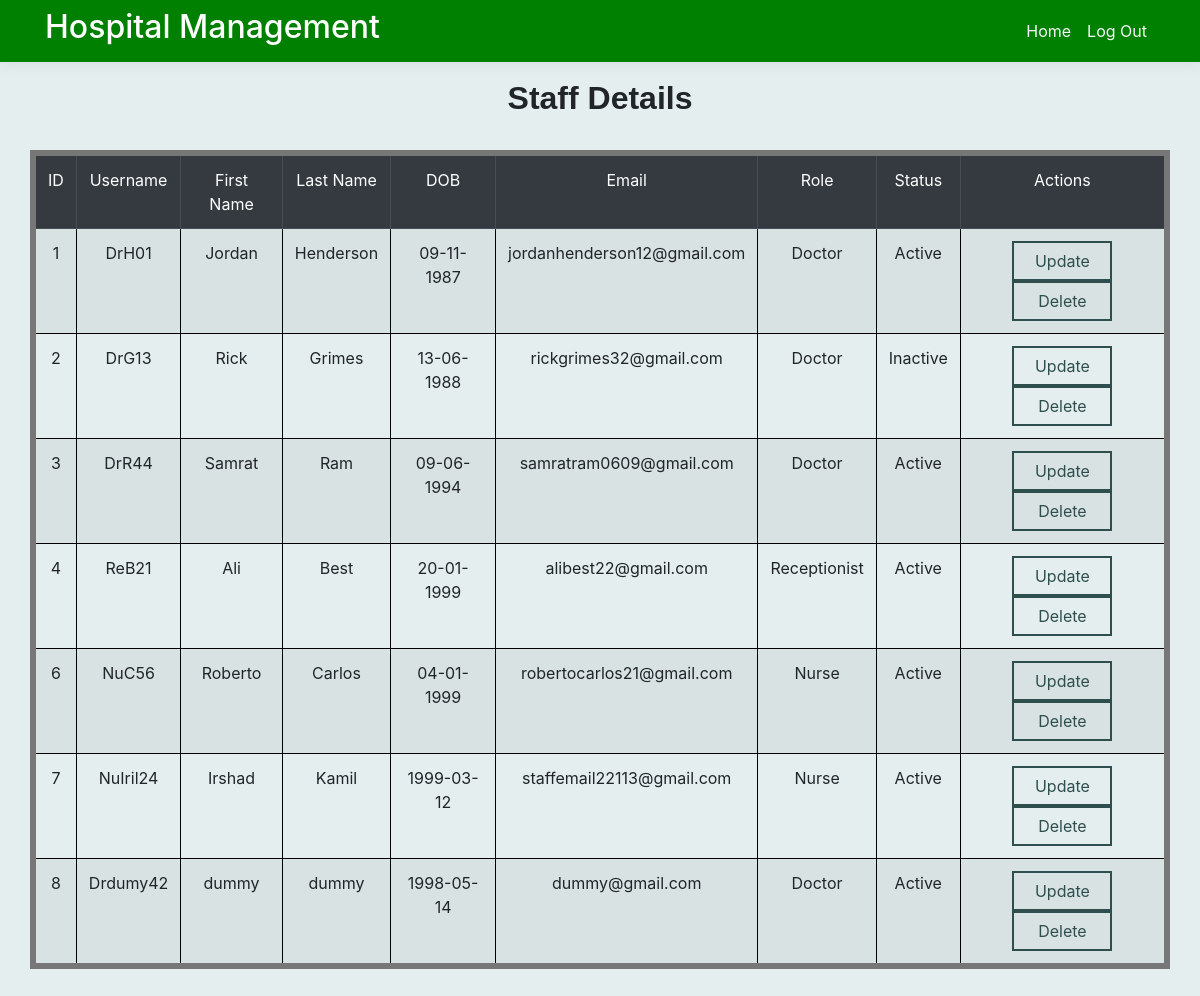
/manageStaff.php, run on the app's committed database.
### tables this page shows
CREATE TABLE Staff_details (
    staff_id int,
    username text(255),
    fname text(255),
    lname text(255),
    datebirth text(255),
    email text(255),
    pwd text(255), role text(255), status text(255),
    PRIMARY KEY (staff_id)
);

### manageStaffSQL.php (called while the page is built)
<?php
function getStaff()
{
    $db = new SQLITE3("C:\\xampp\\htdocs\\hospital_project\\hospital_database.db");
    $sql = "SELECT * FROM Staff_details";
    $stmt = $db->prepare($sql);
    $result = $stmt->execute();
    while ($row = $result->fetchArray()) {
        $arrayResult[] = $row;
    }
    return $arrayResult;
}

### manageStaff.php (the view, shortened to what this page needs)
<?php require("innerNavbar.php");
include_once("manageStaffSQL.php");
$user = getStaff();
?>
<div class="container pb-5">
    <main role="main" class="pb-3">
        <h2 style="font-family: 'Trebuchet MS', sans-serif; text-align: center;"> <strong>Staff Details</strong> </h2>
        <br>
        <div class="row">
            <div class="col-14" style="margin: 0 auto;">
                <table class="table table-striped tableFrame">
                    <thead class="table-dark">
                        <td>ID</td>
                        <td>Username</td>
                        <td>First Name</td>
                        <td>Last Name</td>
                        <td>DOB</td>
                        <td>Email</td>
                        <td>Role</td>
                        <td>Status</td>
                        <td>Actions</td>
                    </thead>
                    <?php
                    for ($i = 0; $i < count($user); $i++) :
                    ?>
                        <tr>
                            <td><?php echo $user[$i]['staff_id']; ?></td>
                            <td><?php echo $user[$i]['username']; ?></td>
                            <td><?php echo $user[$i]['fname'] ?></td>
                            <td><?php echo $user[$i]['lname'] ?></td>
                            <td><?php echo $user[$i]['datebirth'] ?></td>
                            <td><?php echo $user[$i]['email']; ?></td>
                            <td><?php echo $user[$i]['role'] ?></td>
                            <td><?php echo $user[$i]['status'] ?></td>
                            <td>
                                <form action="actionStaff/updateStaff.php" method="get">
                                    <button type="submit" class="updatebuttonfortable">Update</button>
                                </form>
                                <form action="actionStaff/deleteStaff.php" method="get">
                                    <button type="submit" class="deletebuttonfortable">Delete</button>
                                </form>
                            </td>
                        </tr>
                    <?php endfor; ?>
                </table>
            </div>
        </div>
    </main>
</div>

### site.css (style rules this page uses)
html { font-size: 14px; }
@media (min-width: 768px) { html { font-size: 16px; } }
html { position: relative; min-height: 100%; }
body { margin-bottom: 60px; }
.bgColor { background-color: #e4eeee; }
.container { min-height: 100%; }

### manageStaff.php (style rules this page uses)
form { display: inline-block; }
td { border: 1px solid black; text-align: center; }
.tableFrame { border: 6px solid #777777; }
.updatebuttonfortable { background-color: transparent; color: darkslategrey; padding: 6px; border: 2px solid darkslategray; display: inline-block; width: 100px; height: 40px; }
.deletebuttonfortable { background-color: transparent; color: darkslategrey; padding: 6px; border: 2px solid darkslategray; display: inline-block; width: 100px; height: 40px; }

### data on the page
staff_details: staff_id "1", username "DrH01", fname "Jordan", lname "Henderson", datebirth "09-11-1987", email "jordanhenderson12@gmail.com", role "Doctor", status "Active"
staff_details: staff_id "2", username "DrG13", fname "Rick", lname "Grimes", datebirth "13-06-1988", email "rickgrimes32@gmail.com", role "Doctor", status "Inactive"
staff_details: staff_id "3", username "DrR44", fname "Samrat", lname "Ram", datebirth "09-06-1994", email "samratram0609@gmail.com", role "Doctor", status "Active"
staff_details: staff_id "4", username "ReB21", fname "Ali", lname "Best", datebirth "20-01-1999", email "alibest22@gmail.com", role "Receptionist", status "Active"
staff_details: staff_id "6", username "NuC56", fname "Roberto", lname "Carlos", datebirth "04-01-1999", email "robertocarlos21@gmail.com", role "Nurse", status "Active"
staff_details: staff_id "7", username "NuIril24", fname "Irshad", lname "Kamil", datebirth "1999-03-12", email "staffemail22113@gmail.com", role "Nurse", status "Active"
staff_details: staff_id "8", username "Drdumy42", fname "dummy", lname "dummy", datebirth "1998-05-14", email "dummy@gmail.com", role "Doctor", status "Active"
